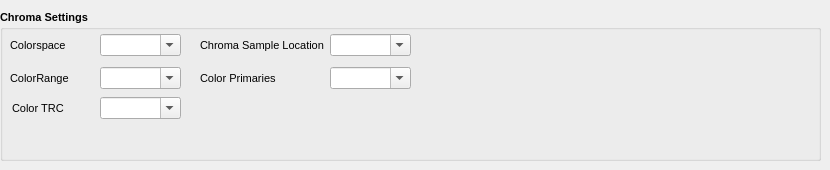
        <widget class="QWidget" name="tabColorHDR">
         <attribute name="title">
          <string>Color / HDR</string>
         </attribute>
         <widget class="QGroupBox" name="groupColorHdr">
          <property name="enabled">
           <bool>true</bool>
          </property>
          <property name="geometry">
           <rect>
            <x>0</x>
            <y>10</y>
            <width>821</width>
            <height>151</height>
           </rect>
          </property>
          <property name="font">
           <font>
            <pointsize>8</pointsize>
            <italic>false</italic>
            <bold>true</bold>
           </font>
          </property>
          <property name="title">
           <string>Chroma Settings</string>
          </property>
          <widget class="QLabel" name="l_ColorPrimaries">
           <property name="geometry">
            <rect>
             <x>200</x>
             <y>60</y>
             <width>81</width>
             <height>16</height>
            </rect>
           </property>
           <property name="font">
            <font>
             <pointsize>8</pointsize>
             <italic>false</italic>
             <bold>false</bold>
            </font>
           </property>
           <property name="text">
            <string>Color Primaries</string>
           </property>
          </widget>
          <widget class="QComboBox" name="ColorPrimaries">
           <property name="geometry">
            <rect>
             <x>330</x>
             <y>57</y>
             <width>81</width>
             <height>22</height>
            </rect>
           </property>
           <property name="font">
            <font>
             <pointsize>8</pointsize>
             <italic>false</italic>
             <bold>false</bold>
            </font>
           </property>
           <property name="toolTip">
            <string>Set color primaries.</string>
           </property>
           <property name="editable">
            <bool>true</bool>
           </property>
           <item>
            <property name="text">
             <string/>
            </property>
           </item>
           <item>
            <property name="text">
             <string>bt709</string>
            </property>
           </item>
           <item>
            <property name="text">
             <string>unknown</string>
            </property>
           </item>
           <item>
            <property name="text">
             <string>bt470m</string>
            </property>
           </item>
           <item>
            <property name="text">
             <string>bt470bg</string>
            </property>
           </item>
           <item>
            <property name="text">
             <string>smpte170m</string>
            </property>
           </item>
           <item>
            <property name="text">
             <string>smpte240m</string>
            </property>
           </item>
           <item>
            <property name="text">
             <string>film</string>
            </property>
           </item>
           <item>
            <property name="text">
             <string>bt2020</string>
            </property>
           </item>
           <item>
            <property name="text">
             <string>smpte428</string>
            </property>
           </item>
           <item>
            <property name="text">
             <string>smpte428_1</string>
            </property>
           </item>
           <item>
            <property name="text">
             <string>smpte431</string>
            </property>
           </item>
           <item>
            <property name="text">
             <string>smpte432</string>
            </property>
           </item>
           <item>
            <property name="text">
             <string>jedec-p22</string>
            </property>
           </item>
           <item>
            <property name="text">
             <string>ebu3213</string>
            </property>
           </item>
           <item>
            <property name="text">
             <string>unspecified</string>
            </property>
           </item>
          </widget>
          <widget class="QComboBox" name="ColorRange">
           <property name="geometry">
            <rect>
             <x>100</x>
             <y>57</y>
             <width>81</width>
             <height>22</height>
            </rect>
           </property>
           <property name="font">
            <font>
             <pointsize>8</pointsize>
             <italic>false</italic>
             <bold>false</bold>
            </font>
           </property>
           <property name="toolTip">
            <string>Set colour range (section 7.2.2) (from -1 to 1) (default -1)

- unknown      0  Unspecified
- tv                 1  MPEG (219*2^(n-8))
- pc                2   JPEG (2^n-1)
- unspecified  0  Unspecified
- mpeg           1  MPEG (219*2^(n-8))
- jpeg             2   JPEG (2^n-1)
- limited         1   MPEG (219*2^(n-8))
- full               2   JPEG (2^n-1)
</string>
           </property>
           <property name="editable">
            <bool>true</bool>
           </property>
           <item>
            <property name="text">
             <string/>
            </property>
           </item>
           <item>
            <property name="text">
             <string>unknown</string>
            </property>
           </item>
           <item>
            <property name="text">
             <string>tv</string>
            </property>
           </item>
           <item>
            <property name="text">
             <string>pc</string>
            </property>
           </item>
           <item>
            <property name="text">
             <string>unspecified</string>
            </property>
           </item>
           <item>
            <property name="text">
             <string>mpeg</string>
            </property>
           </item>
           <item>
            <property name="text">
             <string>jpeg</string>
            </property>
           </item>
           <item>
            <property name="text">
             <string>limited</string>
            </property>
           </item>
           <item>
            <property name="text">
             <string>full</string>
            </property>
           </item>
          </widget>
          <widget class="QLabel" name="l_ColorTRC">
           <property name="geometry">
            <rect>
             <x>12</x>
             <y>90</y>
             <width>61</width>
             <height>16</height>
            </rect>
           </property>
           <property name="font">
            <font>
             <pointsize>8</pointsize>
             <italic>false</italic>
             <bold>false</bold>
            </font>
           </property>
           <property name="text">
            <string>Color TRC</string>
           </property>
          </widget>
          <widget class="QComboBox" name="ColorSpace">
           <property name="geometry">
            <rect>
             <x>100</x>
             <y>24</y>
             <width>81</width>
             <height>22</height>
            </rect>
           </property>
           <property name="font">
            <font>
             <pointsize>8</pointsize>
             <italic>false</italic>
             <bold>false</bold>
            </font>
           </property>
           <property name="toolTip">
            <string>Set colour space (section 7.2.2) (from -1 to 7) (default -1)</string>
           </property>
           <property name="editable">
            <bool>true</bool>
           </property>
           <item>
            <property name="text">
             <string/>
            </property>
           </item>
           <item>
            <property name="text">
             <string>rgb</string>
            </property>
           </item>
           <item>
            <property name="text">
             <string>bt709</string>
            </property>
           </item>
           <item>
            <property name="text">
             <string>unknown</string>
            </property>
           </item>
           <item>
            <property name="text">
             <string>fcc</string>
            </property>
           </item>
           <item>
            <property name="text">
             <string>bt470bg</string>
            </property>
           </item>
           <item>
            <property name="text">
             <string>smpte170m</string>
            </property>
           </item>
           <item>
            <property name="text">
             <string>smpte240m</string>
            </property>
           </item>
           <item>
            <property name="text">
             <string>ycgco</string>
            </property>
           </item>
           <item>
            <property name="text">
             <string>bt2020nc</string>
            </property>
           </item>
           <item>
            <property name="text">
             <string>bt2020c</string>
            </property>
           </item>
           <item>
            <property name="text">
             <string>smpte2085</string>
            </property>
           </item>
           <item>
            <property name="text">
             <string>chroma-derived-nc</string>
            </property>
           </item>
           <item>
            <property name="text">
             <string>chroma-derived-c</string>
            </property>
           </item>
           <item>
            <property name="text">
             <string>ictcp</string>
            </property>
           </item>
           <item>
            <property name="text">
             <string>ipt-c2</string>
            </property>
           </item>
           <item>
            <property name="text">
             <string>unspecified</string>
            </property>
           </item>
           <item>
            <property name="text">
             <string>ycocg</string>
            </property>
           </item>
           <item>
            <property name="text">
             <string>ycgco-re</string>
            </property>
           </item>
           <item>
            <property name="text">
             <string>ycgco-ro</string>
            </property>
           </item>
           <item>
            <property name="text">
             <string>bt2020_ncl</string>
            </property>
           </item>
           <item>
            <property name="text">
             <string>bt2020_cl</string>
            </property>
           </item>
          </widget>
          <widget class="QLabel" name="l_ColorRange">
           <property name="geometry">
            <rect>
             <x>10</x>
             <y>60</y>
             <width>61</width>
             <height>16</height>
            </rect>
           </property>
           <property name="font">
            <font>
             <pointsize>8</pointsize>
             <italic>false</italic>
             <bold>false</bold>
            </font>
           </property>
           <property name="text">
            <string>ColorRange</string>
           </property>
          </widget>
          <widget class="QComboBox" name="ColorTRC">
           <property name="geometry">
            <rect>
             <x>100</x>
             <y>87</y>
             <width>81</width>
             <height>22</height>
            </rect>
           </property>
           <property name="font">
            <font>
             <pointsize>8</pointsize>
             <italic>false</italic>
             <bold>false</bold>
            </font>
           </property>
           <property name="toolTip">
            <string>Color transfer characteristics (from 1 to INT_MAX) (default unknown)
</string>
           </property>
           <property name="editable">
            <bool>true</bool>
           </property>
           <item>
            <property name="text">
             <string/>
            </property>
           </item>
           <item>
            <property name="text">
             <string>auto</string>
            </property>
           </item>
           <item>
            <property name="text">
             <string>bt709</string>
            </property>
           </item>
           <item>
            <property name="text">
             <string>bt470m</string>
            </property>
           </item>
           <item>
            <property name="text">
             <string>bt470bg</string>
            </property>
           </item>
           <item>
            <property name="text">
             <string>smpte170m</string>
            </property>
           </item>
           <item>
            <property name="text">
             <string>smpte240m</string>
            </property>
           </item>
           <item>
            <property name="text">
             <string>linear</string>
            </property>
           </item>
           <item>
            <property name="text">
             <string>iec61966-2-4</string>
            </property>
           </item>
           <item>
            <property name="text">
             <string>bt1361e</string>
            </property>
           </item>
           <item>
            <property name="text">
             <string>iec61966-2-1</string>
            </property>
           </item>
           <item>
            <property name="text">
             <string>bt2020-10</string>
            </property>
           </item>
           <item>
            <property name="text">
             <string>bt2020-12</string>
            </property>
           </item>
           <item>
            <property name="text">
             <string>smpte2084</string>
            </property>
           </item>
           <item>
            <property name="text">
             <string>arib-std-b67</string>
            </property>
           </item>
          </widget>
          <widget class="QLabel" name="l_ColorSpace">
           <property name="geometry">
            <rect>
             <x>10</x>
             <y>27</y>
             <width>61</width>
             <height>16</height>
            </rect>
           </property>
           <property name="font">
            <font>
             <pointsize>8</pointsize>
             <italic>false</italic>
             <bold>false</bold>
            </font>
           </property>
           <property name="text">
            <string>Colorspace</string>
           </property>
          </widget>
          <widget class="QLabel" name="l_ColorSampleLocation">
           <property name="geometry">
            <rect>
             <x>200</x>
             <y>27</y>
             <width>131</width>
             <height>16</height>
            </rect>
           </property>
           <property name="font">
            <font>
             <pointsize>8</pointsize>
             <italic>false</italic>
             <bold>false</bold>
            </font>
           </property>
           <property name="text">
            <string>Chroma Sample Location</string>
           </property>
          </widget>
          <widget class="QComboBox" name="ColorSampleLocation">
           <property name="geometry">
            <rect>
             <x>330</x>
             <y>24</y>
             <width>81</width>
             <height>22</height>
            </rect>
           </property>
           <property name="font">
            <font>
             <pointsize>8</pointsize>
             <italic>false</italic>
             <bold>false</bold>
            </font>
           </property>
           <property name="toolTip">
            <string>Chroma sample location (from 0 to INT_MAX) (default unknown).</string>
           </property>
           <property name="editable">
            <bool>true</bool>
           </property>
           <item>
            <property name="text">
             <string/>
            </property>
           </item>
           <item>
            <property name="text">
             <string>left</string>
            </property>
           </item>
           <item>
            <property name="text">
             <string>center</string>
            </property>
           </item>
           <item>
            <property name="text">
             <string>topleft</string>
            </property>
           </item>
           <item>
            <property name="text">
             <string>top</string>
            </property>
           </item>
           <item>
            <property name="text">
             <string>bottomleft</string>
            </property>
           </item>
           <item>
            <property name="text">
             <string>bottom</string>
            </property>
           </item>
          </widget>
         </widget>
        </widget>
